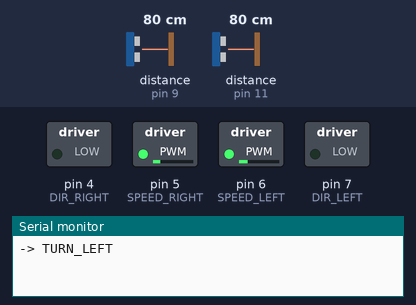
The sketch below on a simulated Arduino Uno, built with avr-gcc and run on an emulated ATmega328P. On the bench: switched loads named in the sketch (green lamp = pin HIGH), the last lines printed to the serial monitor. Wiring (inferred from the names in the program): 2 × ultrasonic range finder: trigger pin 8, echo pin 9 / trigger pin 10, echo pin 11. Inputs (shaded band) come from the test bench; at power-on: distance to the obstacle (sensors on pin 9, pin 11) 80 cm. The echo pulse lasts 58.3 µs per cm; pins used as bus, display or sensor lines are not drawn.

Above: at 1.7 s.
1.8 s: distance to the obstacle (sensor on pin 9) set to 14 cm
3.3 s: distance to the obstacle (sensor on pin 9) set to 11 cm
At 3.7 s:
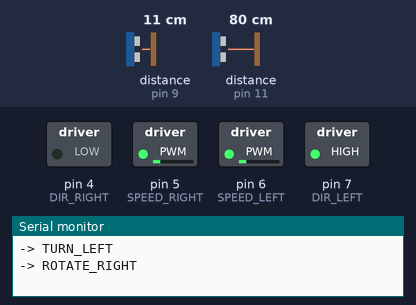
4.8 s: distance to the obstacle (sensor on pin 9) set to 24 cm
6.3 s: distance to the obstacle (sensor on pin 9) set to 31 cm
At 6.9 s:
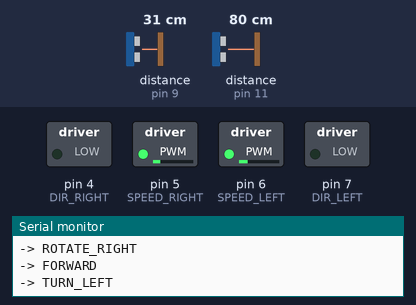
7.8 s: distance to the obstacle (sensor on pin 11) set to 2 cm
At 9.1 s:
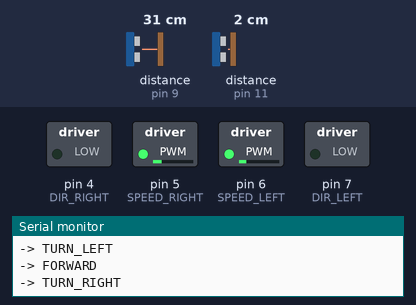
9.4 s: distance to the obstacle (sensor on pin 9) set to 2 cm
At 10.2 s:
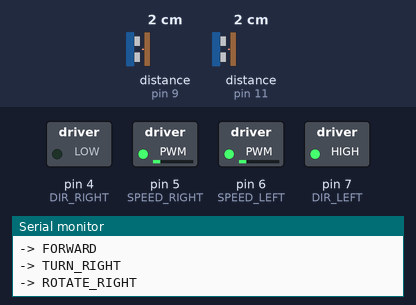
Timing chart, 0 to 11.9 s (numbered marks = the images above; inputs shaded):
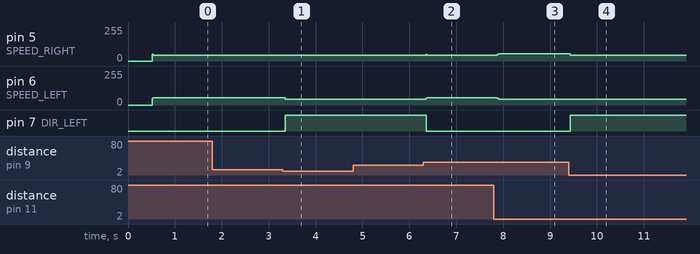

The sketch:

CarControl.ino
```cpp
#define DIR_LEFT 7
#define SPEED_LEFT 6

#define DIR_RIGHT 4
#define SPEED_RIGHT 5

#define TRIG_FRONT 8
#define ECHO_FRONT 9

#define TRIG_LEFT 10
#define ECHO_LEFT 11

#define LEFT_FORWARD LOW
#define LEFT_BACKWARD HIGH

#define RIGHT_FORWARD LOW
#define RIGHT_BACKWARD HIGH

#define THR 12

#define WF 9
#define WC 5

#define SPEED_STRAIGHT   50
#define SPEED_TURN_OUTER 55
#define SPEED_TURN_INNER 45
#define SPEED_ROTATE     45

enum RobotState {
  STATE_FORWARD,
  STATE_ROTATE_RIGHT,
  STATE_TURN_RIGHT,
  STATE_TURN_LEFT
};

RobotState currState = STATE_FORWARD;

float distFront = 0;
float distLeft = 0;

void move(bool left_dir, int left_speed, bool right_dir, int right_speed) {
  digitalWrite(DIR_LEFT, left_dir);
  digitalWrite(DIR_RIGHT, right_dir);
  analogWrite(SPEED_LEFT, left_speed);
  analogWrite(SPEED_RIGHT, right_speed);
}

void forward() {
  move(LEFT_FORWARD, SPEED_STRAIGHT, RIGHT_FORWARD, SPEED_STRAIGHT);
}

void turn_left() {
  move(LEFT_FORWARD, SPEED_TURN_OUTER, RIGHT_FORWARD, SPEED_TURN_INNER);
}

void turn_right() {
  move(LEFT_FORWARD, SPEED_TURN_INNER, RIGHT_FORWARD, SPEED_TURN_OUTER);
}

void rotate_right() {
  move(LEFT_BACKWARD, SPEED_ROTATE, RIGHT_FORWARD, SPEED_ROTATE);
}

float getDistance(int trigPin, int echoPin, float lastVal) {
  digitalWrite(trigPin, LOW);
  delayMicroseconds(2);
  digitalWrite(trigPin, HIGH);
  delayMicroseconds(10);
  digitalWrite(trigPin, LOW);

  unsigned long duration = pulseIn(echoPin, HIGH, 15000);

  if (duration == 0) {
    return 100.0;
  }

  float newDist = duration * 0.034 / 2.0;

  if (lastVal == 100.0) return newDist;

  return (newDist * 0.4) + (lastVal * 0.6);
}

void setup() {
  Serial.begin(9600);

  pinMode(TRIG_FRONT, OUTPUT);
  pinMode(ECHO_FRONT, INPUT);

  pinMode(TRIG_LEFT, OUTPUT);
  pinMode(ECHO_LEFT, INPUT);

  pinMode(DIR_RIGHT, OUTPUT);
  pinMode(SPEED_RIGHT, OUTPUT);
  pinMode(DIR_LEFT, OUTPUT);
  pinMode(SPEED_LEFT, OUTPUT);

  delay(500);
  distFront = getDistance(TRIG_FRONT, ECHO_FRONT, 20);
  distLeft = getDistance(TRIG_LEFT, ECHO_LEFT, 10);
}

void loop() {
  distFront = getDistance(TRIG_FRONT, ECHO_FRONT, distFront);
  distLeft = getDistance(TRIG_LEFT, ECHO_LEFT, distLeft);

  switch (currState) {
    case STATE_FORWARD:
      forward();

      if (distFront <= THR) {
        currState = STATE_ROTATE_RIGHT;
        Serial.println("-> ROTATE_RIGHT");
      }
      else if (distLeft > WF) {
        currState = STATE_TURN_LEFT;
        Serial.println("-> TURN_LEFT");
      }
      else if (distLeft < WC) {
        currState = STATE_TURN_RIGHT;
        Serial.println("-> TURN_RIGHT");
      }
      break;

    case STATE_ROTATE_RIGHT:
      rotate_right();

      if (distFront > (THR + 15)) {
        currState = STATE_FORWARD;
        Serial.println("-> FORWARD");
      }
      break;

    case STATE_TURN_LEFT:
      turn_left();

      if (distFront <= THR) {
        currState = STATE_ROTATE_RIGHT;
        Serial.println("-> ROTATE_RIGHT");
      }
      else if (distLeft <= WF && distLeft >= WC) {
        currState = STATE_FORWARD;
        Serial.println("-> FORWARD");
      }
      break;

    case STATE_TURN_RIGHT:
      turn_right();

      if (distFront <= THR) {
        currState = STATE_ROTATE_RIGHT;
        Serial.println("-> ROTATE_RIGHT");
      }
      else if (distLeft >= WC && distLeft <= WF) {
        currState = STATE_FORWARD;
        Serial.println("-> FORWARD");
      }
      break;
  }

  delay(10);
}
```

Measured:
- the behaviour switches between 13 and 12 cm on distance to the obstacle (sensor on pin 9) (found by bisection; images 0 and 1)
- the behaviour switches between 27 and 28 cm on distance to the obstacle (sensor on pin 9) (found by bisection; images 1 and 2)
- after the input at 1.8 s, every drawn part: stays the same
- after the input at 3.3 s, pin 6 (SPEED_LEFT): 55/255 → 45/255 after 0.05 s; pin 7 (DIR_LEFT): LOW → HIGH after 0.05 s
- after the input at 4.8 s, every drawn part: stays the same
- after the input at 6.3 s, pin 5 (SPEED_RIGHT): 45/255 → 50/255 after 0.06 s, → 45/255 0.02 s later; pin 6 (SPEED_LEFT): 45/255 → 55/255 after 0.06 s; pin 7 (DIR_LEFT): HIGH → LOW after 0.06 s
- after the input at 7.8 s, pin 5 (SPEED_RIGHT): 45/255 → 55/255 after 0.08 s; pin 6 (SPEED_LEFT): 55/255 → 45/255 after 0.08 s
- after the input at 9.4 s, pin 5 (SPEED_RIGHT): 55/255 → 45/255 at once; pin 7 (DIR_LEFT): LOW → HIGH at once
